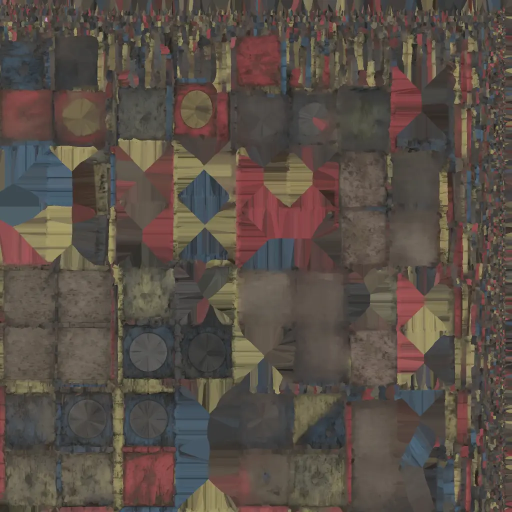
#> input picture godot/assets/playroom/frame_Image_0.webp, 1024 x 1024 px, given in place of OfficeCeiling001_1K-JPG_Color.jpg, which was not available (shown at 1/2 size)
$ python playroom_textures.py ../godot/assets/playroom/frame_Image_0.webp
#> lines starting #> are read from the running program, lines starting #| are printed output that depends on the picture
"""Reduce the Playroom's licensed photo maps (Poly Haven and ambientCG, CC0) to the small maps the game ships.

Run with Python, Pillow and numpy:  python -I assets_src/playroom_textures.py DIRECTORY
DIRECTORY holds the 1k colour maps exactly as the libraries serve them, one folder each (see docs/ART-NOTES.md,
the Playroom's rows, and godot/assets/playroom/SOURCES.md):
    playroom-ceiling-tiles/OfficeCeiling001_1K-JPG_Color.jpg   (ambientCG OfficeCeiling001)
    playroom-wall-plaster/painted_plaster_wall_diff_1k.jpg     (Poly Haven painted_plaster_wall)
    playroom-grime/dirty_concrete_diff_1k.jpg                  (Poly Haven dirty_concrete)
Each map is cut to 512 px and its mean colour set. The ceiling is drawn as it is; the plaster and the grime are detail maps
the shader multiplies over a surface, so they are made grey with a mean of 0.5 (the shader doubles them).
"""
from pathlib import Path
import sys

import numpy as np
from PIL import Image

DESTINATION = Path(__file__).resolve().parents[1] / "godot/assets/playroom"
SIZE = 512

# (source file, game file, target mean colour in sRGB 0..1, contrast kept around the mean, saturation kept)
MAPS = (
    ("playroom-ceiling-tiles/OfficeCeiling001_1K-JPG_Color.jpg", "ceiling.webp", (0.80, 0.79, 0.76), 1.0, 0.3),
    ("playroom-wall-plaster/painted_plaster_wall_diff_1k.jpg", "plaster.webp", (0.5, 0.5, 0.5), 1.3, 0.0),
    ("playroom-grime/dirty_concrete_diff_1k.jpg", "grime.webp", (0.5, 0.49, 0.47), 1.4, 0.4),
)


def lum(a: np.ndarray) -> np.ndarray:
    return a[..., 0] * 0.2126 + a[..., 1] * 0.7152 + a[..., 2] * 0.0722


def reduce(source: Path, target: tuple, contrast: float, saturation: float) -> Image.Image:
#> called with target = (0.8, 0.79, 0.76), contrast = 1, saturation = 0.3
    with Image.open(source) as image:
#> image is the input picture: PIL image 1024x1024 RGB; mean R, G, B 88.9, 78.4, 70.6
        small = image.convert("RGB").resize((SIZE, SIZE), Image.Resampling.LANCZOS)
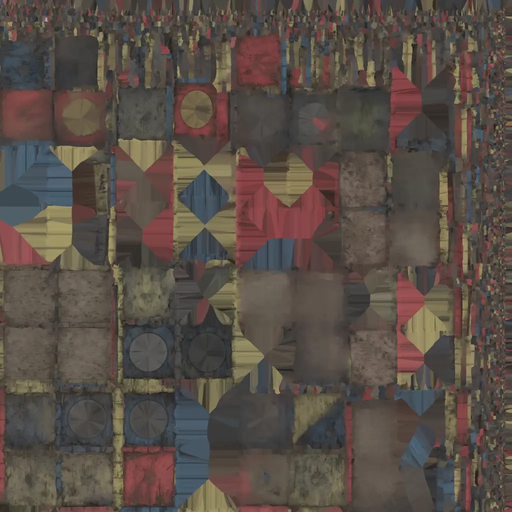
#> small: PIL image 512x512 RGB; mean R, G, B 88.9, 78.4, 70.6
    a = np.asarray(small, dtype=np.float64) / 255.0
    y = lum(a)[..., None]
#> in lum, `return a[..., 0] * 0.2126 + a[..., 1] * 0.7152 + a[..., 2] * 0.0722`:
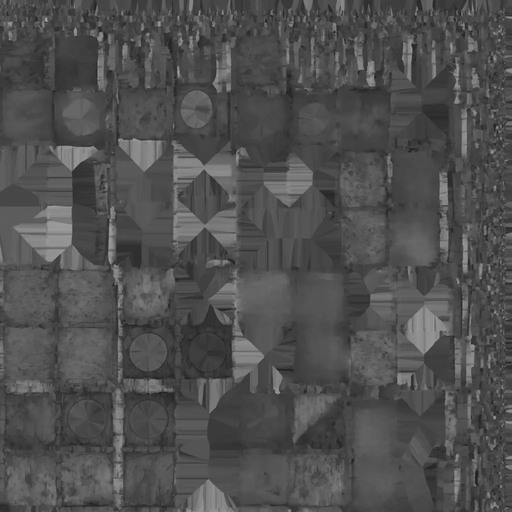
#> returned value: shape (512, 512) float64; min 0.0865, max 0.7, mean 0.314
    grey = np.repeat(y, 3, axis=2)
    a = grey + (a - grey) * saturation
    mean = a.reshape(-1, 3).mean(axis=0)
#> mean = [0.324, 0.312, 0.303]
    a = mean + (a - mean) * contrast
    a = a * (np.array(target) / np.maximum(a.reshape(-1, 3).mean(axis=0), 1e-4))
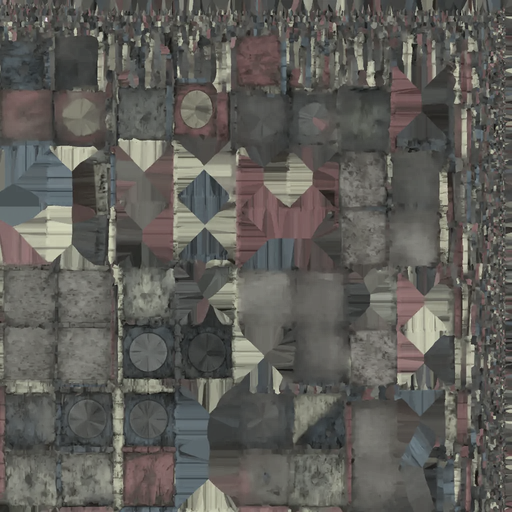
#> a: shape (512, 512, 3) float64; mean R, G, B 0.8, 0.79, 0.76; drawn with min black and max white
    return Image.fromarray((np.clip(a, 0.0, 1.0) * 255.0 + 0.5).astype(np.uint8), "RGB")
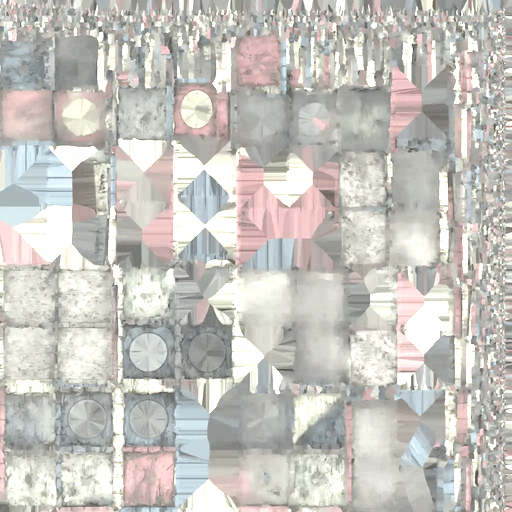
#> returned value: PIL image 512x512 RGB; mean R, G, B 198.8, 196.3, 191


def main(source_dir: Path) -> None:
    DESTINATION.mkdir(parents=True, exist_ok=True)
    total = 0
    for source, name, target, contrast, saturation in MAPS:
        out = reduce(source_dir / source, target, contrast, saturation)
        out.save(DESTINATION / name, quality=80, method=6)
        size = (DESTINATION / name).stat().st_size
        total += size
        print(f"{name} {SIZE}x{SIZE} {size:,} bytes")
#> pass 2 of the loop in main, `for source, name, target, contrast, saturation in MAPS:`:
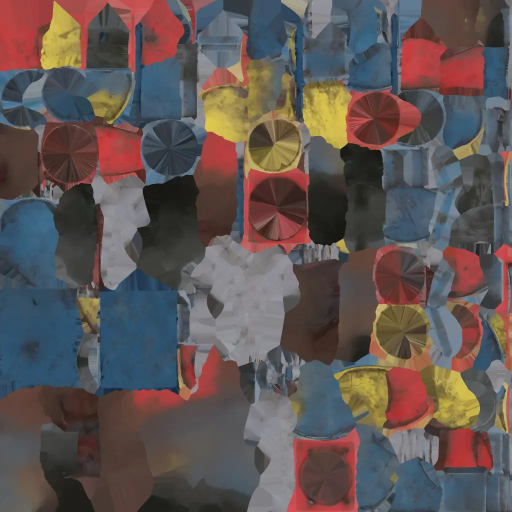
#> input picture godot/assets/playroom/slide_Image_0.webp, 1024 x 1024 px, given in place of painted_plaster_wall_diff_1k.jpg, which was not available (shown at 1/2 size)
#> in reduce, image is the input picture: PIL image 1024x1024 RGB; mean R, G, B 96, 85.2, 83.6
#> in lum (call 2), `return a[..., 0] * 0.2126 + a[..., 1] * 0.7152 + a[..., 2] * 0.0722`:
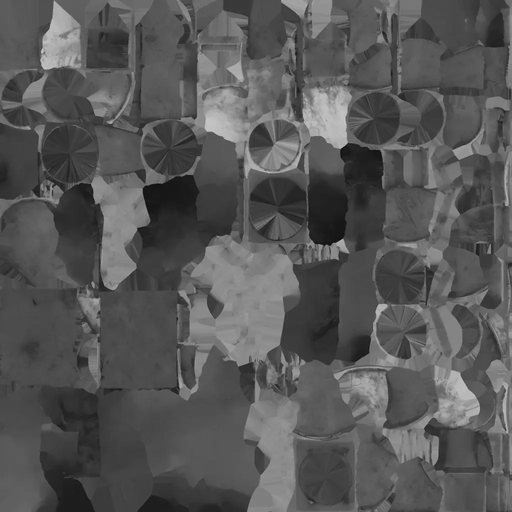
#> returned value: shape (512, 512) float64; min 0.0369, max 0.798, mean 0.343
#> mean = [0.343, 0.343, 0.343]
#> in reduce (call 2), `return Image.fromarray((np.clip(a, 0.0, 1.0) * 255.0 + 0.5).astype(np...`:
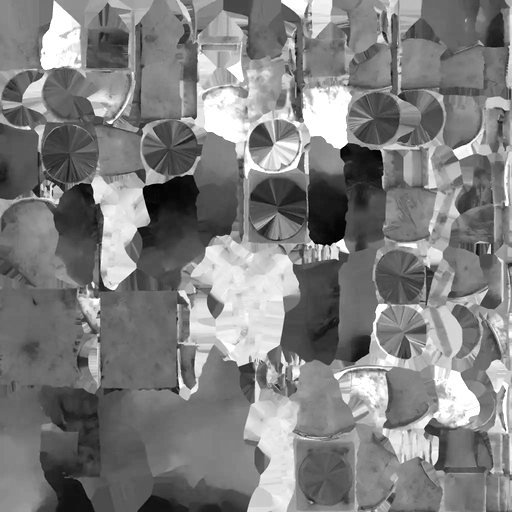
#> returned value: PIL image 512x512 RGB; min 0, max 255, mean 126.6
    print(f"total {total:,} bytes")


if __name__ == "__main__":
    main(Path(sys.argv[1]))
